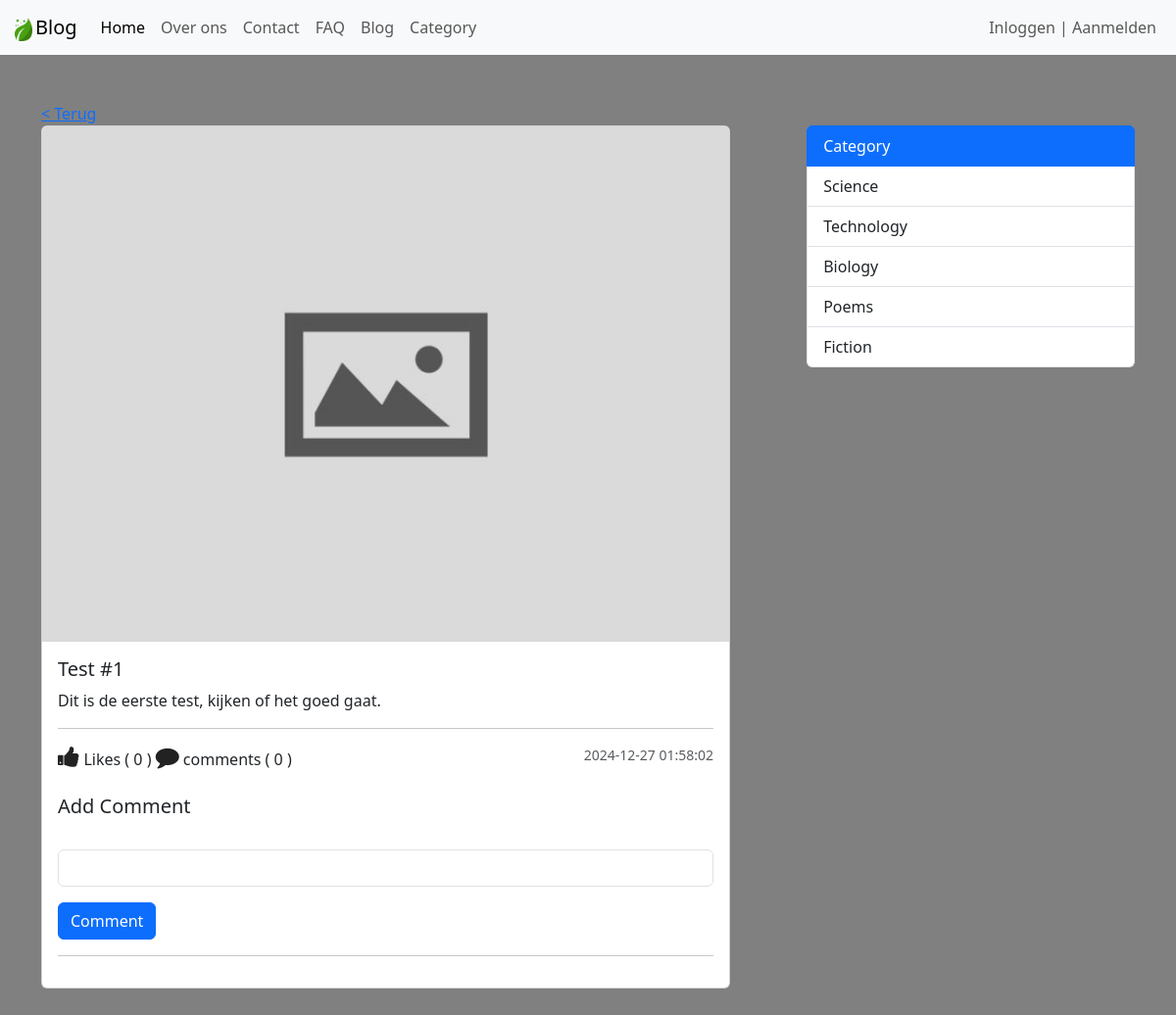
Page /blog-view.php?post_id=21 on the earlier database version.
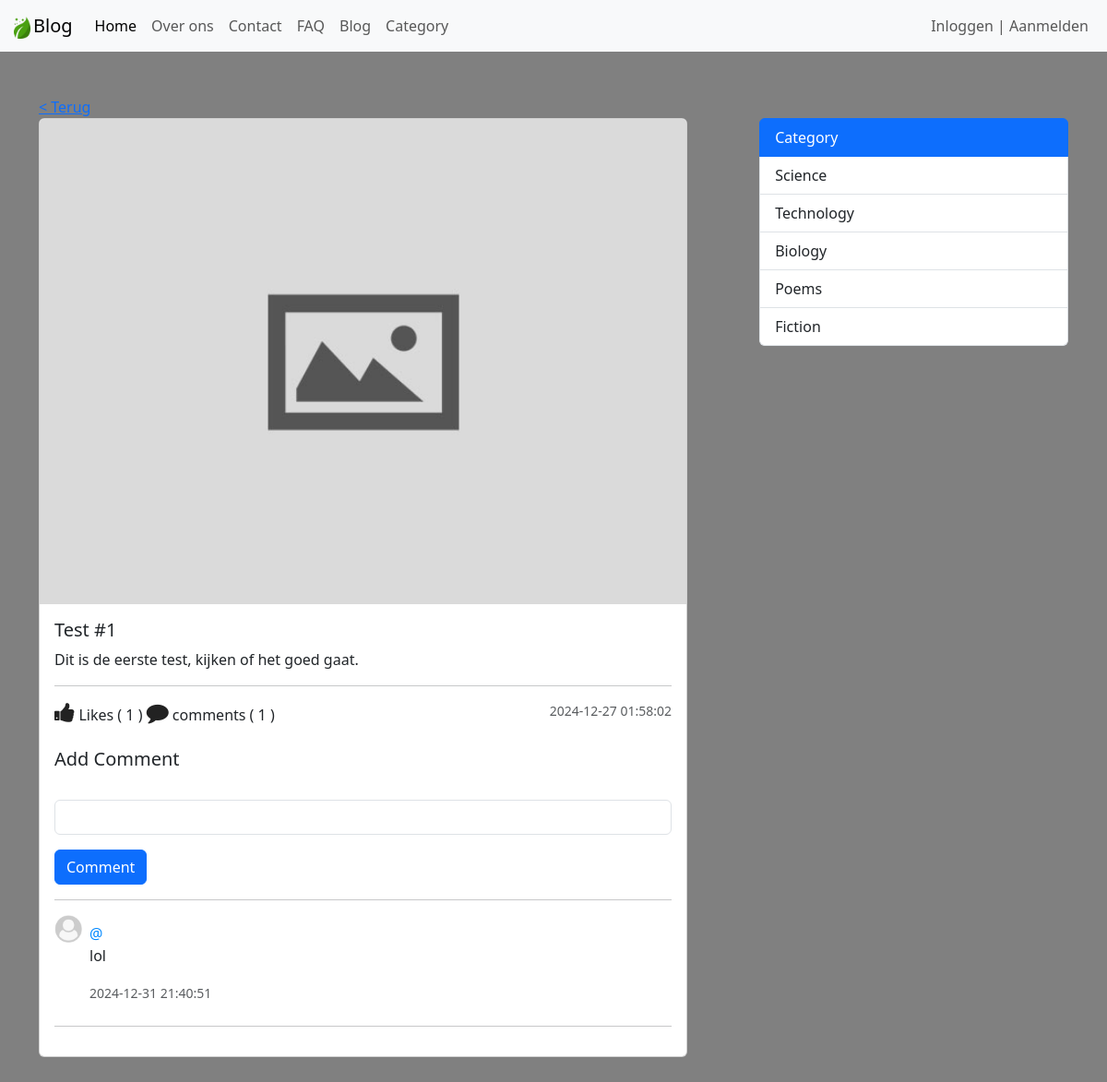
Same page on the later database version.
### tables this page shows
CREATE TABLE `category` (
  `id` int(11) NOT NULL,
  `category` varchar(127) NOT NULL
);

CREATE TABLE `comment` (
  `comment_id` int(11) NOT NULL,
  `comment` varchar(255) NOT NULL,
  `user_id` int(11) NOT NULL,
  `post_id` int(11) NOT NULL,
  `crated_at` datetime NOT NULL DEFAULT current_timestamp()
);

### admin/data/post.php (called while the page is built, shortened)
<?php
function getById($conn, $id) {
    $sql = "SELECT * FROM post WHERE post_id=?";
    $stmt = $conn->prepare($sql);
    $stmt->execute([$id]);
    if ($stmt->rowCount() >= 1) {
        $data = $stmt->fetch();
        return $data;
    } else {
        return 0;
    }
}
function get5Categories($conn) {
    $sql = "SELECT * FROM category LIMIT 5";
    $stmt = $conn->prepare($sql);
    $stmt->execute();
    if ($stmt->rowCount() >= 1) {
        $data = $stmt->fetchAll();
        return $data;
    } else {
        return 0;
    }
}

### admin/data/comment.php (called while the page is built, shortened)
<?php
function CountByPostID($conn, $id){
   $sql = "SELECT * FROM comment WHERE post_id=?";
   $stmt = $conn->prepare($sql);
   $stmt->execute([$id]);
   return $stmt->rowCount();
}
function likeCountByPostID($conn, $id){
   $sql = "SELECT * FROM post_like WHERE post_id=?";
   $stmt = $conn->prepare($sql);
   $stmt->execute([$id]);
   return $stmt->rowCount();
}
function getCommentsByPostID($conn, $id){
   $sql = "SELECT * FROM comment WHERE post_id=? ORDER BY comment_id desc";
   $stmt = $conn->prepare($sql);
   $stmt->execute([$id]);
   if($stmt->rowCount() >= 1){
      $data = $stmt->fetchAll();
      return $data;
   }else {
       return 0;
   }
}

### blog-view.php (the view, shortened to what the changed rows need)
<?php
$logged = false;
if (isset($_GET['post_id'])) {
        include_once("admin/data/post.php");
		include_once("admin/data/comment.php");
		include_once("db_conn.php");
        $id = $_GET['post_id'];
		$post = getById($conn, $id);
        $comments = getCommentsByPostID($conn, $id);
        $categories = get5Categories($conn);
?>
<!DOCTYPE html>
<html lang="en">
<head>
    <link rel="stylesheet" href="https://stackpath.bootstrapcdn.com/font-awesome/4.7.0/css/font-awesome.min.css">
    <link href="https://cdn.jsdelivr.net/npm/bootstrap@5.3.3/dist/css/bootstrap.min.css" rel="stylesheet">
    <link rel="stylesheet" href="css/style.css">
</head>
<body>
    <?php
        include 'inc/NavBar.php';
    ?>
    <div class="container mt-5">
    <a href="javascript:history.back()">< Terug</a>
        <section class="d-flex">
            <main class="main-blog">
                <div class="card main-blog-card mb-5">
                    <img src="upload/blog/<?=$post['cover_url']?>" class="card-img-top" alt="...">
                    <div class="card-body">
                        <h5 class="card-title"><?=$post['post_title']?></h5>
                        <p class="card-text"><?=$post['post_text']?></p>
                    <hr>
                        <div class="d-flex justify-content-between">
                            <div class="react-btns">
                            <?php
                                $post_id = $post['post_id'];
                                if ($logged) {
                                    $liked = isLikedByUserID($conn, $post_id, $user_id);
                                if ($liked) {
                                ?>
                                <i class="fa fa-thumbs-up liked like-btn"
                                    post-id="<?=$post_id?>"
                                    liked="1"
                                    aria-hidden="true">
                                </i>
                                <?php }else { ?>
                                    <i class="fa fa-thumbs-up like like-btn"
                                        post-id="<?=$post_id?>"
                                        liked="0"
                                        aria-hidden="true">
                                    </i>
                                <?php } }else { ?>
                                <i class="fa fa-thumbs-up" aria-hidden="true"></i>
                                <?php } ?>
                                 Likes (
                                <span><?php
                                    echo likeCountByPostID($conn, $post['post_id']);
                                ?></span> )
                                <i class="fa fa-comment" aria-hidden="true">
                                </i> comments (
                                <?php
                                    echo CountByPostID($conn, $post['post_id']);
                                ?> )
                            </div>
                        <small class="text-body-secondary"><?=$post['crated_at']?></small>
                    </div>
                    <form action="php/comment.php"
                        method="post"
                        id="comments">
                        <h5 class="mt-4">Add Comment</h5><br>
                        <div class="mb-3">
                            <input type="text"
                                class="form-control"
                                name="comment">
                        </div>
                        <button type="submit" class="btn btn-primary">Comment</button>
		            </form> <hr>
                    <div>
                        <div class="comments">
                            <?php if($comments != 0){
                                foreach ($comments as $comment){
                                    $u = getUserByID($conn, $comment['user_id']);
                            ?>
                            <div class="comment d-flex">
                                <div>
                                    <img src="img/user-default.png" width="30" height="30">
                                </div>
                                <div class="p-2">
                                    <span>@ <?=$u['username'] ?></span>
                                    <p><?=$comment['comment']?></p>
                                    <small class="text-body-secondary"><?=$comment['crated_at']?></small>
                                </div>
                            </div><hr>
                            <?php }} ?>
                        </div>
                    </div>
                    </div>
                </div>
            </main>
            <aside class="aside-main">
                <div class="list-group category-aside">
                    <a href="#" class="list-group-item list-group-item-action active" aria-current="true">
                        Category
                    </a>
                    <?php foreach ($categories as $category) { ?>
                    <a href="category.php?category_id=<?=$category['id']?>" class="list-group-item list-group-item-action">
                        <?php echo $category['category']; ?>
                    </a>
                    <?php } ?>
                </div>
            </aside>
        </section>
    </div>
</body>
</html>
<?php }else {
	header("Location: blog.php");
	exit;
} ?>

Differences in the rows shown:
added comment: comment "lol", crated_at "2024-12-31 21:40:51"
Other differences:
likeCountByPostID($conn, $post['post_id']): "0" → "1"
CountByPostID($conn, $post['post_id']): "0" → "1"
